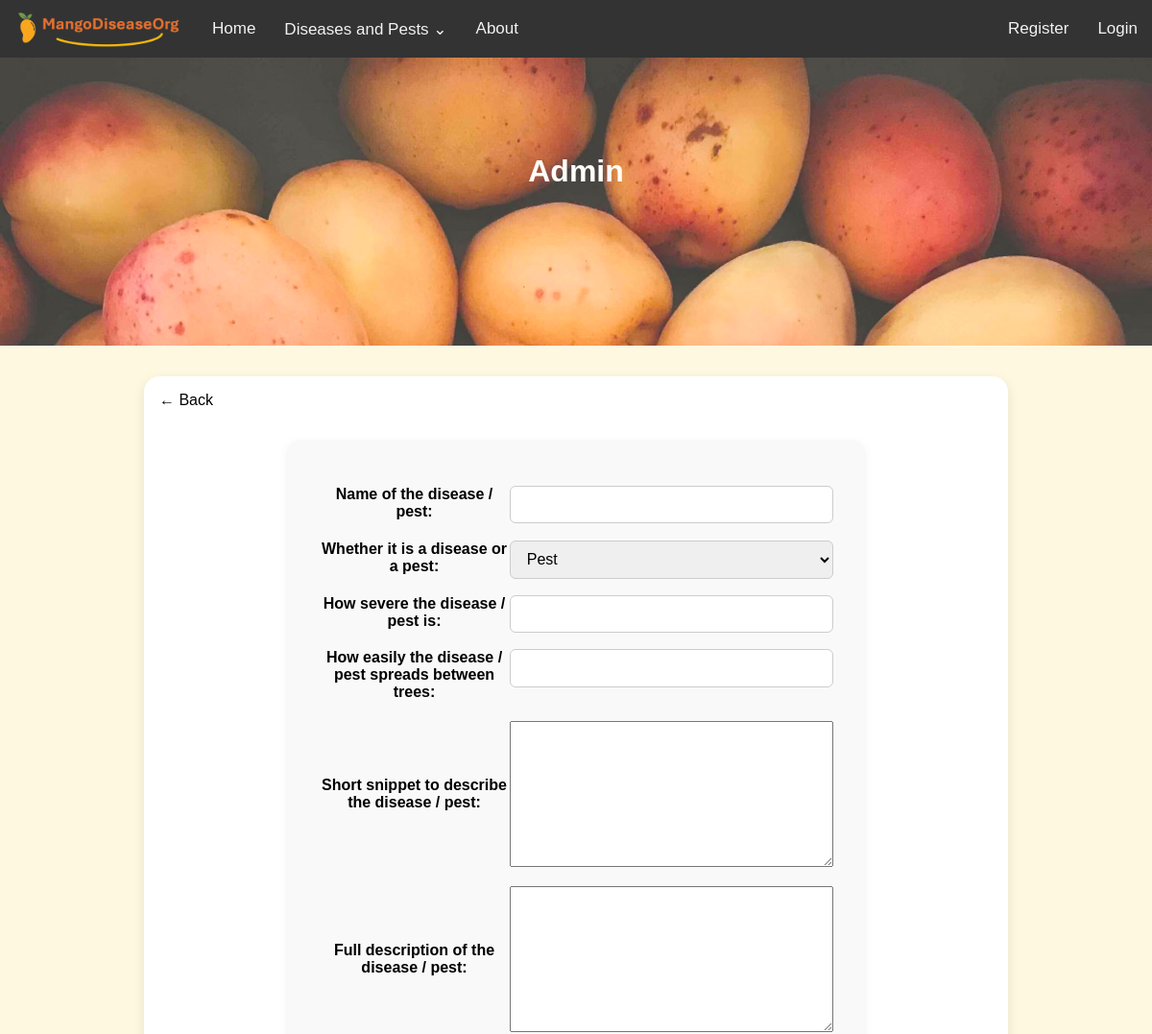
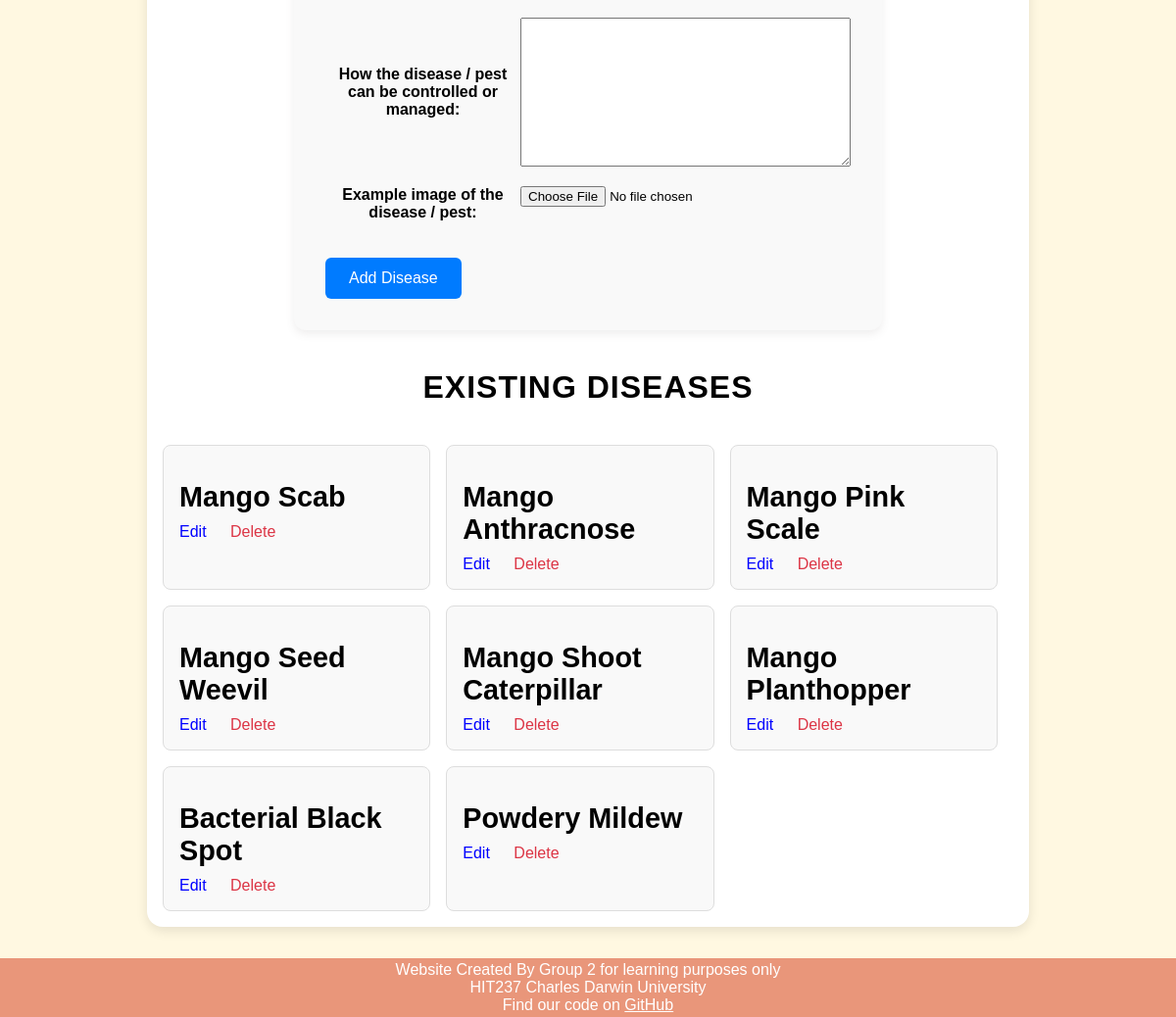
The page /add_disease/ on the database its author committed (2 pictures, top to bottom).
### mango_disease_app/models.py (models this page shows, shortened)
class Disease(models.Model):
    DISEASE_TYPES = [
        ('pest', 'Pest'),
        ('disease', 'Disease')
    ]
    diseaseName = models.CharField(max_length=255)
    type = models.CharField(choices=DISEASE_TYPES, max_length=7, default=DISEASE_TYPES[1][1])
    severity = models.IntegerField(validators=[validators.MinValueValidator(0),validators.MaxValueValidator(10)])
    spreadability = models.IntegerField(validators=[validators.MinValueValidator(0),validators.MaxValueValidator(10)])
    shortDescription = models.TextField()
    longDescription = models.TextField()
    controlMethod = models.TextField()
    image = models.ImageField(upload_to="disease_images/", default="disease_images/default.JPG")

### mango_disease_app/views/disease_views.py (the view)
# urls.py: re_path(r'^add_disease/$', views.add_disease, name='add_disease'),
def add_disease(request):
    post_data = None
    form = DiseaseForm(request.POST or None, request.FILES or None)
    diseases = Disease.objects.all()
    if request.method == 'POST' and form.is_valid():
        new_disease = form.save()
        messages.success(request, f"{new_disease.diseaseName} was successfully added.")
        form = DiseaseForm()
    return render(request, 'mango_disease_app/admin_forms/add_disease.html', {
        'form': form,
        'diseases':diseases,
    })

### mango_disease_app/forms.py
class DiseaseForm(forms.ModelForm):
    class Meta:
        model = Disease
        fields = ['diseaseName','type','severity','spreadability','shortDescription','longDescription','controlMethod','image']
        labels = {
            'diseaseName': "Name of the disease / pest",
            'type': "Whether it is a disease or a pest",
            'severity': "How severe the disease / pest is",
            'spreadability': "How easily the disease / pest spreads between trees",
            'shortDescription': "Short snippet to describe the disease / pest",
            'longDescription': "Full description of the disease / pest",
            'controlMethod': "How the disease / pest can be controlled or managed",
            'image': "Example image of the disease / pest",
        }

### mango_disease_app/context_processors.py (called while the page is built)
def disease_menu(request):
    return {'navs': Disease.objects.all()}

### mango_disease_app/templates/mango_disease_app/admin_forms/add_disease.html (shortened to what this page needs)
{% extends 'mango_disease_app/site_base/base.html' %}
{% block page_header %}Admin{% endblock %}
{% load static %}
{% block content %}
    <a href="{% url 'admin_tools' %}" class="back-button">← Back</a>
	<form action="{% url 'add_disease' %}" method="post" novalidate enctype="multipart/form-data">
		<table>
			{{ form.as_table }}
		</table>
		<input type="submit" value="Add Disease">
	</form>
	<h2>Existing Diseases</h2>
	{% if diseases %}
	<div class="orchard-grid">
		{% for disease in diseases %}
			<div class="orchard-card">
				<h3 class="orchard-name">{{ disease.diseaseName }}</h3>
				<div class="card-actions">
					<a href="{% url 'edit_disease' disease.id %}" class="action-link">Edit</a>
					<a href="{% url 'delete_disease' disease.id %}" class="action-link delete-link" onclick="return confirm('Delete this disease?');">Delete</a>
				</div>
			</div>
		{% endfor %}
	</div>
	{% else %}
		<p>No diseases added yet.</p>
	{% endif %}
{% endblock %}

### mango_disease_app/static/css/styles.css (style rules this page uses)
* { margin: 0; padding: 0; font-family: Arial; }
body { min-height: 100vh; display: flex; flex-direction: column; background-color: #fff8e1; }
a { text-decoration: none; color: black }
h2 { font-size: 32px; text-align: center; margin: 40px 0 40px; font-weight: 700; text-transform: uppercase; letter-spacing: 1px; }
h3 { margin: 20px 0 20px; }

### mango_disease_app/static/css/form.css (style rules this page uses)
*, *::before, *::after { box-sizing: border-box; }
form { max-width: 600px; margin: 2rem auto; padding: 2rem; background-color: #f9f9f9; border-radius: 12px; box-shadow: 0 4px 8px rgba(99, 85, 85, 0.1); }
form table { width: 100%; border-collapse: separate; border-spacing: 0 1rem; }
form td { display: block; width: 100%; }
form label { font-weight: 600; display: block; margin-bottom: 0.3rem; }
form input[type="text"], form input[type="date"], form input[type="password"], form input[type="number"], form input[type="email"], form select { width: 100%; padding: 0.6rem 0.8rem; border: 1px solid #ccc; border-radius: 6px; font-size: 1rem; transition: border-color 0.3s; }
input[type="submit"], form button { display: inline-block; background-color: #007bff; color: white; border: none; padding: 0.75rem 1.5rem; font-size: 1rem; border-radius: 6px; cursor: pointer; margin-top: 1rem; }

### mango_disease_app/static/css/orchard.css (style rules this page uses)
.orchard-grid { display: flex; flex-wrap: wrap; gap: 1em; margin-top: 1em; }
.orchard-card { background: #f9f9f9; border: 1px solid #ddd; padding: 1em; border-radius: 8px; width: calc(33.33% - 1em); }
.card-actions { margin-top: 0.5em; }
.orchard-name { font-size: 1.8em; font-weight: bold; margin-bottom: 8px; }
.card-actions { margin-top: 10px; }
.action-link { color: blue; text-decoration: none; margin-right: 20px; font-weight: 500; }
.delete-link { color: #dc3545; }

### rows shown on the page
Disease: diseaseName "Mango Scab"
Disease: diseaseName "Mango Anthracnose"
Disease: diseaseName "Mango Pink Scale"
Disease: diseaseName "Mango Seed Weevil"
Disease: diseaseName "Mango Shoot Caterpillar"
Disease: diseaseName "Mango Planthopper"
Disease: diseaseName "Bacterial Black Spot"
Disease: diseaseName "Powdery Mildew"
